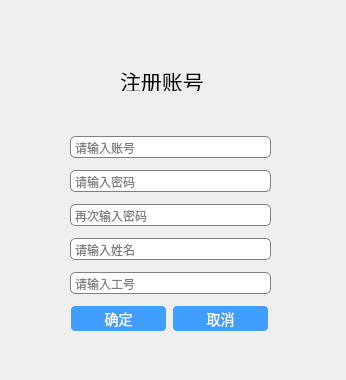
<?xml version="1.0" encoding="UTF-8"?>
<ui version="4.0">
 <class>zhuce_govern</class>
 <widget class="QWidget" name="zhuce_govern">
  <property name="geometry">
   <rect>
    <x>0</x>
    <y>0</y>
    <width>346</width>
    <height>380</height>
   </rect>
  </property>
  <property name="windowTitle">
   <string>Form</string>
  </property>
  <widget class="QLabel" name="label">
   <property name="geometry">
    <rect>
     <x>-10</x>
     <y>0</y>
     <width>361</width>
     <height>131</height>
    </rect>
   </property>
   <property name="styleSheet">
    <string notr="true">border-image: url(:/Image/Imageres/BackGround3.jpg);
border-image: url(:/Image/Imageres/BlueSkyAri.jpg);</string>
   </property>
   <property name="text">
    <string/>
   </property>
  </widget>
  <widget class="QWidget" name="layoutWidget">
   <property name="geometry">
    <rect>
     <x>70</x>
     <y>130</y>
     <width>201</width>
     <height>211</height>
    </rect>
   </property>
   <layout class="QVBoxLayout" name="verticalLayout">
    <item>
     <widget class="QLineEdit" name="lineEditAccount">
      <property name="styleSheet">
       <string notr="true">border: 1px solid gray; border-radius: 5px; padding: 2px;</string>
      </property>
      <property name="placeholderText">
       <string>请输入账号</string>
      </property>
     </widget>
    </item>
    <item>
     <widget class="QLineEdit" name="lineEditPassword">
      <property name="styleSheet">
       <string notr="true">border: 1px solid gray; border-radius: 5px; padding: 2px;</string>
      </property>
      <property name="echoMode">
       <enum>QLineEdit::EchoMode::Password</enum>
      </property>
      <property name="placeholderText">
       <string>请输入密码</string>
      </property>
     </widget>
    </item>
    <item>
     <widget class="QLineEdit" name="lineEditPassword_2">
      <property name="styleSheet">
       <string notr="true">border: 1px solid gray; border-radius: 5px; padding: 2px;</string>
      </property>
      <property name="echoMode">
       <enum>QLineEdit::EchoMode::Password</enum>
      </property>
      <property name="placeholderText">
       <string>再次输入密码</string>
      </property>
     </widget>
    </item>
    <item>
     <widget class="QLineEdit" name="lineEditName">
      <property name="styleSheet">
       <string notr="true">border: 1px solid gray; border-radius: 5px; padding: 2px;</string>
      </property>
      <property name="echoMode">
       <enum>QLineEdit::EchoMode::Normal</enum>
      </property>
      <property name="placeholderText">
       <string>请输入姓名</string>
      </property>
     </widget>
    </item>
    <item>
     <widget class="QLineEdit" name="lineEditGongHao">
      <property name="styleSheet">
       <string notr="true">border: 1px solid gray; border-radius: 5px; padding: 2px;</string>
      </property>
      <property name="echoMode">
       <enum>QLineEdit::EchoMode::Normal</enum>
      </property>
      <property name="placeholderText">
       <string>请输入工号</string>
      </property>
     </widget>
    </item>
    <item>
     <layout class="QHBoxLayout" name="horizontalLayout">
      <item>
       <widget class="QPushButton" name="pushButton">
        <property name="minimumSize">
         <size>
          <width>95</width>
          <height>25</height>
         </size>
        </property>
        <property name="maximumSize">
         <size>
          <width>95</width>
          <height>25</height>
         </size>
        </property>
        <property name="font">
         <font>
          <family>幼圆</family>
          <pointsize>-1</pointsize>
         </font>
        </property>
        <property name="styleSheet">
         <string notr="true">QPushButton{border-radius:4px;background:#409eff;color:white;font-size:14px}</string>
        </property>
        <property name="text">
         <string>确定</string>
        </property>
       </widget>
      </item>
      <item>
       <widget class="QPushButton" name="pushButton_2">
        <property name="minimumSize">
         <size>
          <width>95</width>
          <height>25</height>
         </size>
        </property>
        <property name="maximumSize">
         <size>
          <width>95</width>
          <height>25</height>
         </size>
        </property>
        <property name="font">
         <font>
          <family>幼圆</family>
          <pointsize>-1</pointsize>
         </font>
        </property>
        <property name="styleSheet">
         <string notr="true">QPushButton{border-radius:4px;background:#409eff;color:white;font-size:14px}</string>
        </property>
        <property name="text">
         <string>取消</string>
        </property>
       </widget>
      </item>
     </layout>
    </item>
   </layout>
  </widget>
  <widget class="QLabel" name="label_2">
   <property name="geometry">
    <rect>
     <x>120</x>
     <y>70</y>
     <width>91</width>
     <height>21</height>
    </rect>
   </property>
   <property name="font">
    <font>
     <pointsize>16</pointsize>
    </font>
   </property>
   <property name="text">
    <string>注册账号</string>
   </property>
  </widget>
 </widget>
 <resources/>
 <connections/>
</ui>
